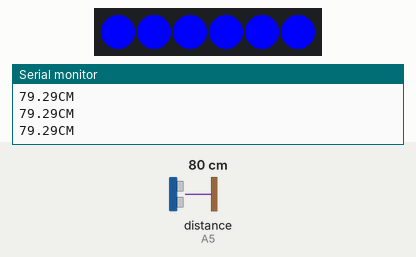
Bench run of a sketch on a simulated Arduino Uno, built with avr-gcc and run on an emulated ATmega328P. Shown: 6 RGB LEDs in strip order, left to right, the last lines printed to the serial monitor. The inputs (shaded band) are chosen by the test bench; at power-on: distance to the obstacle (sensor on A5) 80 cm. The echo pulse lasts 58.3 µs per cm.

Above: at 1.2 s.
1.3 s: distance to the obstacle (sensor on A5) set to 23 cm
2.8 s: distance to the obstacle (sensor on A5) set to 19 cm
At 4.0 s:
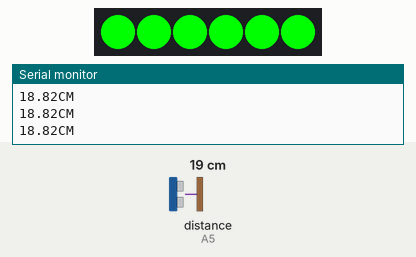
4.3 s: distance to the obstacle (sensor on A5) set to 12 cm
5.8 s: distance to the obstacle (sensor on A5) set to 9 cm
At 6.6 s:
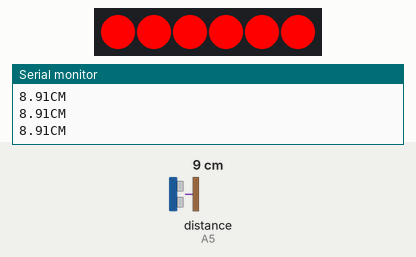
7.3 s: distance to the obstacle (sensor on A5) set to 35 cm
At 8.5 s:
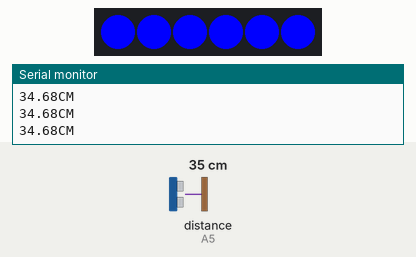
8.8 s: distance to the obstacle (sensor on A5) set to 2 cm
At 9.3 s:
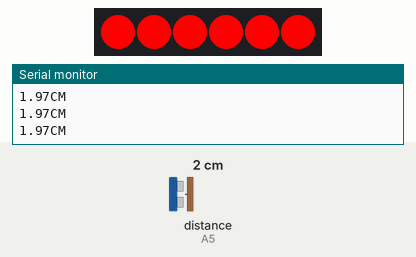
Timing chart, 0 to 11.3 s (numbered marks = the images above; inputs shaded):
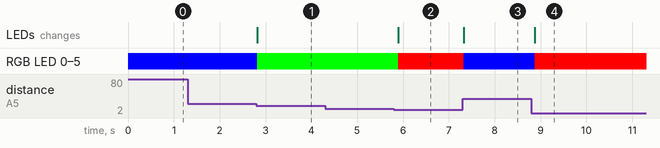

Measured:
- the behaviour switches between 21 and 20 cm on distance to the obstacle (sensor on A5) (found by bisection; images 0 and 1)
- the behaviour switches between 11 and 10 cm on distance to the obstacle (sensor on A5) (found by bisection; images 1 and 2)
- after the input at 2.8 s, RGB LED 0–5: RGB(0, 0, 255) → RGB(0, 255, 0) at once; the LEDs: change at once (image 1)
- after the input at 5.8 s, RGB LED 0–5: RGB(0, 255, 0) → RGB(255, 0, 0) after 0.09 s; the LEDs: change after 0.09 s (image 2)
- after the input at 7.3 s, RGB LED 0–5: RGB(255, 0, 0) → RGB(0, 0, 255) at once; the LEDs: change at once (image 3)
- after the input at 8.8 s, RGB LED 0–5: RGB(0, 0, 255) → RGB(255, 0, 0) after 0.07 s; the LEDs: change after 0.07 s (image 4)

The sketch:

Test1_Ultrasonic_Sensor_Module.ino
```cpp
#include <FastLED.h>                                      //Define the RGB driver chip WS2812 library
#define LED_PIN     A4                                    //The ARDUINO driver pin is A4
#define NUM_LEDS    6                                     //RCWL-1633 is equipped with 6 series connected RGB light beads
CRGB leds[NUM_LEDS];
float       distance;                                     //Define distance data
const int   I_O = A5;                                     //I/O connected to pin A5, single bus ranging

void setup()
{
  FastLED.addLeds<WS2812, LED_PIN, GRB>(leds, NUM_LEDS);
  Serial.begin(9600);                                     //Baud rate 9600
  pinMode(I_O, INPUT);                                    //Set I_O as input pin
  Serial.println(" Distance measurement begins：");
}

void loop()
{
  pinMode(I_O, OUTPUT);
  digitalWrite(I_O, HIGH);
  delayMicroseconds(100);
  digitalWrite(I_O, LOW);
  pinMode(I_O, INPUT);
  distance  = pulseIn(I_O, HIGH, 500000);
  distance = distance * 340 / 2 / 10000;
  Serial.print(distance);
  Serial.println("CM");
  pinMode(I_O, OUTPUT);
  digitalWrite(I_O, LOW);
  if (distance <= 10)//Emit red light
  {
    leds[0] = CRGB(255, 0, 0);
    leds[1] = CRGB(255, 0, 0);
    leds[2] = CRGB(255, 0, 0);
    leds[3] = CRGB(255, 0, 0);
    leds[4] = CRGB(255, 0, 0);
    leds[5] = CRGB(255, 0, 0);
    FastLED.show();
  }
  else if ((10 < distance) && (distance <= 20))//Emit green light
  {
    leds[0] = CRGB(0, 255, 0);
    leds[1] = CRGB(0, 255, 0);
    leds[2] = CRGB(0, 255, 0);
    leds[3] = CRGB(0, 255, 0);
    leds[4] = CRGB(0, 255, 0);
    leds[5] = CRGB(0, 255, 0);
    FastLED.show();
  }
  else//Emit blue light
  {
    leds[0] = CRGB(0, 0, 255);
    leds[1] = CRGB(0, 0, 255);
    leds[2] = CRGB(0, 0, 255);
    leds[3] = CRGB(0, 0, 255);
    leds[4] = CRGB(0, 0, 255);
    leds[5] = CRGB(0, 0, 255);
    FastLED.show();
  }
  delay(100);
}
```
